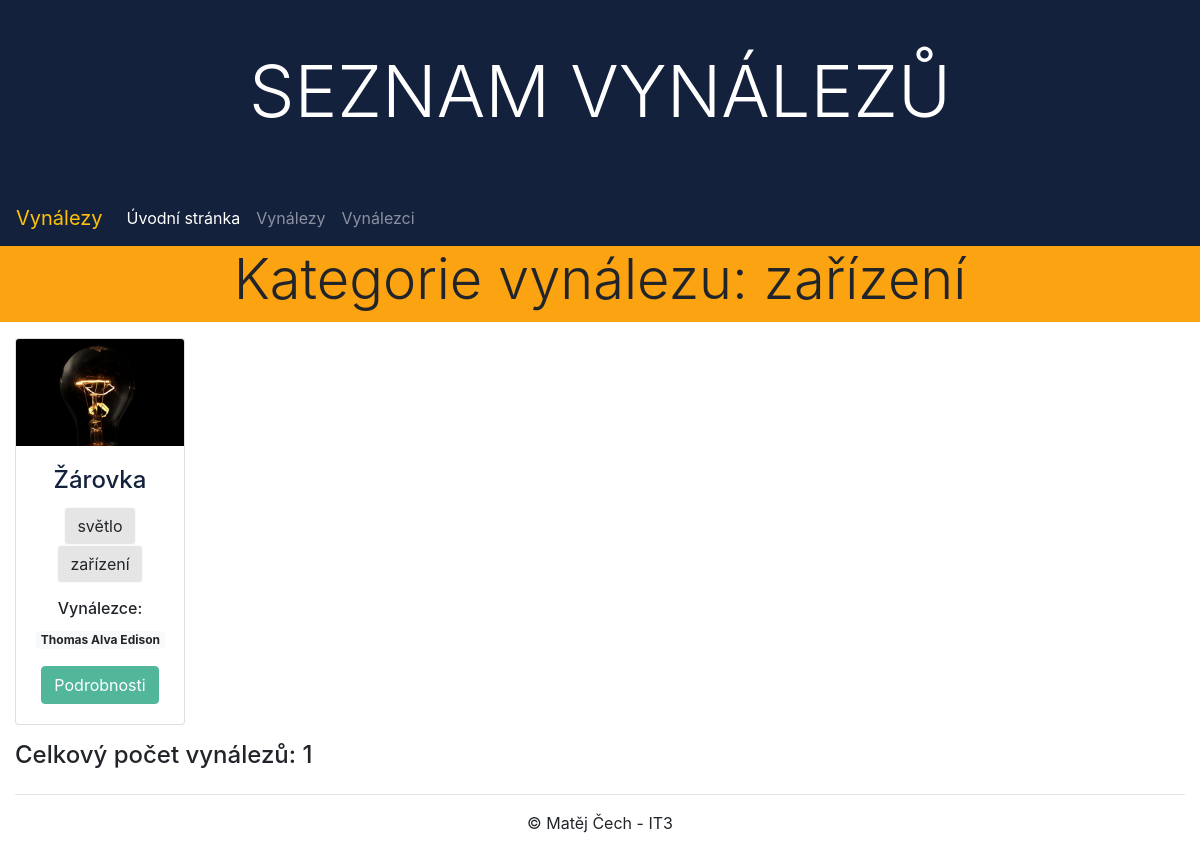
Page /inventions/inventions/categories/zařízení/ on the committed database.
### inventions/models.py (models this page shows, shortened)
class Invention(models.Model):
    name = models.CharField(max_length=150, null=False, blank=False, verbose_name="Invention name")
    inventors = models.ManyToManyField(Inventor, help_text="Select who invented it")
    description = models.TextField(blank=True, null=True, verbose_name="Description")
    date_of_invention = models.DateField(blank=True, null=True,
                                         help_text="<em>YYYY-MM-DD</em>",
                                         verbose_name="Date of the invention")
    category = models.ManyToManyField(Category, help_text="Select invention categories")
    photo = models.ImageField(upload_to=invention_photo_path, blank=True, null=True,
                              verbose_name="Photo of the invention")
    '''photo = models.ImageField(upload_to='invention/photo/%Y/%m/%d/', blank=True, null=True,
                              verbose_name="Photo of the invention")'''
    class Meta:
        ordering = ["name"]

class Category(models.Model):
    name = models.CharField(max_length=50, unique=True, null=False, blank=False,
                            verbose_name="Category name")
    class Meta:
        ordering = ["name"]

class Inventor(models.Model):
    first_name = models.CharField(max_length=50, null=False, blank=False, verbose_name="First name")
    last_name = models.CharField(max_length=50, null=False, blank=False, verbose_name="Last name")
    birthday = models.DateField(blank=True, null=True,
                                help_text="<em>YYYY-MM-DD</em>",
                                verbose_name="Birthday")
    date_of_death = models.DateField(blank=True, null=True,
                                     help_text="<em>YYYY-MM-DD</em>",
                                     verbose_name="Date of death")
    nation_id = models.ForeignKey(Nation, on_delete=models.CASCADE)
    biography = models.TextField(blank=True, null=True, verbose_name="Biography")
    photo = models.ImageField(upload_to=inventor_photo_path, blank=True, null=True,
                              verbose_name="Photo of the inventor")
    '''photo = models.ImageField(upload_to='inventor/photo/%Y/%m/%d/', blank=True, null=True,
                              verbose_name="Photo of the inventor")'''
    class Meta:
        ordering = ["last_name", "first_name"]

### inventions/views.py (the view)
# urls.py: path('inventions/', views.InventionListView.as_view(), name='inventions'),
class InventionListView(ListView):
    model = Invention
    context_object_name = 'inventions_list'   # your own name for the list as a template variable
    template_name = 'invention/list.html'  # Specify your own template name/location
    paginate_by = 6
    def get_queryset(self):
        if 'category_name' in self.kwargs:
            return Invention.objects.filter(category__name=self.kwargs['category_name']).all() # Get 5 books containing the title war
        else:
            return Invention.objects.all()
    def get_context_data(self, **kwargs):
        context = super().get_context_data(**kwargs)
        context['num_inventions'] = len(self.get_queryset())
        if 'category_name' in self.kwargs:
            context['view_title'] = f"Kategorie: {self.kwargs['category_name']}"
            context['view_head'] = f"Kategorie vynálezu: {self.kwargs['category_name']}"
        else:
            context['view_title'] = 'Vynálezy'
            context['view_head'] = 'Přehled vynálezů'
        return context

### inventions/context_processors.py (called while the page is built)
def categories(request):
    return {'categories': Category.objects.all()}

### inventions/templates/invention/list.html (shortened to what this page needs)
{% extends "base.html" %}
{% load bootstrap_pagination %}
{% block content %}
<div class="row mb-3">
    <div class="col-sm-12 bg-warning">
        <h2 class="display-4 text-center">{{ view_head }}</h2>
    </div>
</div>
<div class="row">
    {% for invention in inventions_list %}
    <div class="col-sm-6 col-md-4 col-lg-3 col-xl-2 text-center">
        <div class="card">
            {% if invention.photo %}
                <img class="card-img-top" src="{{ invention.photo.url }}" alt="{{ invention.name }}">
            {% else %}
                <img class="card-img-top" src="/media/img/image-not-found.png" alt="{{ invention.name }}">
            {% endif %}
            <div class="card-body">
                <h4 class="card-title"><a href="{% url 'invention_detail' invention.pk %}">{{ invention.name }}</a></h4>
                <p class="card-text">{% for category in invention.category.all %}<a href="{% url 'invention_category' category.name %}" class="btn btn-light">{{ category.name }}</a> {% endfor %}</p>
                {% if invention.inventors.all.count > 1 %}
                    <h6 class="card-text">Vynálezci:</h6>
                {% else %}
                    <h6 class="card-text">Vynálezce:</h6>
                {% endif %}
                <p class="card-text">{% for inventor in invention.inventors.all %}<span class="badge badge-light">{{ inventor.first_name }} {{ inventor.last_name }}</span> {% endfor %}</p>
                <a href="{% url 'invention_detail' invention.pk %}" class="btn btn-primary">Podrobnosti</a>
            </div>
        </div>
    </div>
    {% endfor %}
</div>
<div class="row mt-3">
    <div class="col-sm-12">
        <h4>Celkový počet vynálezů: {{ num_inventions }}</h4>
    </div>
</div>
{% endblock %}

### inventions/static/css/styles.css (style rules this page uses)
.bg-warning { background-color: #FCA311 !important; }
.btn-primary, .page-item.active .page-link { background-color: #52B69A !important; border-color: #52B69A !important; }
.btn-light { background-color: #E5E5E5 !important; }
h4.card-title a { color: #14213D; }

### rows in the picture
Invention: photo (picture), name "Žárovka", shows "Vynálezce:"
Category: name "světlo"
Category: name "zařízení"
Inventor: first_name "Thomas Alva", last_name "Edison"

### other values in the picture
{{ view_head }} "Kategorie vynálezu: zařízení"
{{ num_inventions }} "1"
